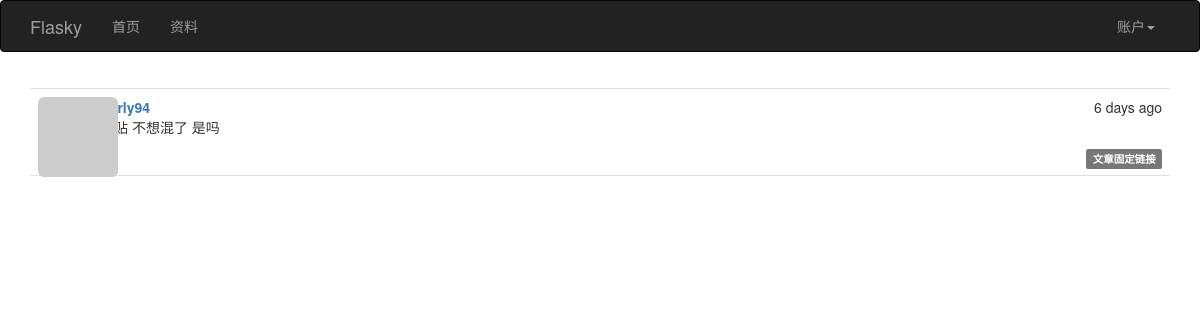
Screenshot of /post/39 (signed in) with the database file from the repository.
### app/models.py (models this page shows, shortened)
class Post(db.Model):
              __tablename__ = 'posts'  #表名: posts
              id = db.Column(db.Integer, primary_key=True)  #列名： 文章id
              body = db.Column(db.Text)                     #列名:  文章内容
              timestamp = db.Column(db.DateTime, index=True, default=datetime.utcnow) #列名：时间戳
              author_id = db.Column(db.Integer, db.ForeignKey('users.id'))     #作者id 链接到users表的id
              body_html = db.Column(db.Text)      #列名: 博客文章HTML代码缓存（处理Markdown文本）
              ''' 使用: python manage.py shell
                        Post.generate_fake(100)
              '''

class User(UserMixin, db.Model):
              __tablename__ = 'users'                                       #表名 users
              id = db.Column(db.Integer, primary_key=True)                  #列名 id
              email = db.Column(db.String(64), unique=True, index=True)     #列名 email （用户使用电子邮件进行登录）
              username = db.Column(db.String(64), unique=True, index=True)  #列名 username
              role_id = db.Column(db.Integer, db.ForeignKey('roles.id'))
              password_hash = db.Column(db.String(128))                     #列名: 密码哈希散列
              confirmed = db.Column(db.Boolean, default=False)              #列名: 注册用户确认 (1表示已验证, 0表示没有验证)
              name = db.Column(db.String(64))                               #列名: 真实姓名
              location = db.Column(db.String(64))                           #列名: 所在地
              about_me = db.Column(db.Text())                               #列名: 自我介绍
              member_since = db.Column(db.DateTime(), default=datetime.utcnow)  #列名: 注册日期
              last_seen = db.Column(db.DateTime(), default=datetime.utcnow)     #列名: 最后访问日期
              avatar_hash = db.Column(db.String(32))  #Gravatar头像生成的MD5值
              posts = db.relationship('Post', backref='author', lazy='dynamic') #外链到posts文章表
              @property  #@property作用是将方法函数变成了属性
              def password(self):
                            '''  password的只读属性(如果试图读取password属性的值,则会返回错误)  '''
                            raise AttributeError('password is not a readable attribute')
              def can(self, permissions):
                            return self.role is not None and \
                                   (self.role.permissions & permissions) == permissions
              def is_administrator(self):
                            return self.can(Permission.ADMINISTER)
              def ping(self):
                            self.last_seen = datetime.utcnow()
                            db.session.add(self)
              def gravatar(self, size=100, default='identicon', rating='g'):
                            if request.is_secure:
                                          url = 'https://secure.gravatar.com/avatar'
                            else:
                                          url = 'http://www.gravatar.com/avatar'
                            hash = self.avatar_hash or hashlib.md5(self.email.encode('utf-8')).hexdigest()
                            return '{url}/{hash}?s={size}&d={default}&r={rating}'.format(url=url, hash=hash, size=size, default=default, rating=rating)
              ''' 使用: python manage.py shell
                       User.generate_fake(100)
              '''

### app/main/views.py (the view)
@main.route('/post/<int:id>')
def post(id):
    post = Post.query.get_or_404(id)
    return render_template('post.html', posts=[post])

### app/auth/views.py (called while the page is built)
@auth.before_app_request
def before_request():
              ''' 2.更新已登录用户的访问时间 '''
              if current_user.is_authenticated():
                            current_user.ping()   #更新已登录用户的访问时间
                            if not current_user.confirmed \
                               and request.endpoint[:5] != 'auth.' \
                               and request.endpoint != 'static':
                                          return redirect(url_for('auth.unconfirmed'))

### app/main/__init__.py (called while the page is built)
@main.app_context_processor
def inject_permissions():
              return dict(Permission=Permission)

### app/models.py (called while the page is built)
@login_manager.user_loader
def load_user(user_id):
              return User.query.get(int(user_id))

### app/templates/post.html (shortened to what this page needs)
{% extends "base.html" %}
{% block page_content %}
{% include '_posts.html' %}
{% endblock %}

### app/templates/_posts.html (shortened to what this page needs)
<ul class="posts">
{% for post in posts %}
<li class="post">
   <div class="post-thumbnail">
      <a href="{{ url_for('.user', username=post.author.username) }}">
      <img class="img-rounded profile-thumbnail" src="{{ post.author.gravatar(size=40) }}">
      </a>
   </div>
  <div class="post-content">
    <div class="post-date">{{ moment(post.timestamp).fromNow() }}</div>
    <div class="post-author"><a href="{{ url_for('.user', username=post.author.username) }}">{{ post.author.username }}</a></div>
    <div class="post-body">
    {% if post.body_html %}
        {{ post.body_html | safe }}
    {% else %}
        {{ post.body }}
    {% endif %}
    </div>
    <div class="post-footer">
    <a href="{{ url_for('.post', id=post.id) }}">
    <span class="label label-default">文章固定链接</span>
    </a>
    </div>
  </div>
</li>
{% endfor %}
</ul>

### app/static/styles.css (style rules this page uses)
.profile-thumbnail { position: absolute; }
ul.posts { list-style-type: none; padding: 0px; margin: 16px 0px 0px 0px; border-top: 1px solid #e0e0e0; }
ul.posts li.post { padding: 8px; border-bottom: 1px solid #e0e0e0; }
div.post-date { float: right; }
div.post-author { font-weight: bold; }
div.post-thumbnail { position: absolute; }
div.post-content { margin-left: 48px; min-height: 48px; }
div.post-footer { text-align: right; }

### rows the page displays
Post: timestamp "6 days ago", author.username "beverly94", body_html "乱发贴 不想混了 是吗"
